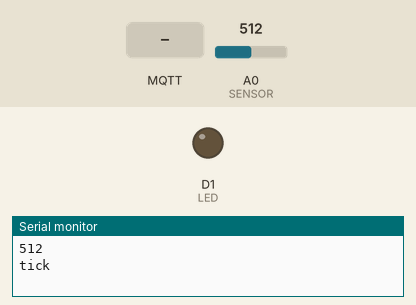
The sketch below on a simulated ESP8266 (NodeMCU). Parts: output pins drawn as LEDs (lit = HIGH), the last lines printed to the serial monitor. The inputs (shaded band) are chosen by the test bench; at power-on: A0 (SENSOR) = 512. WiFi joins after 1.5 s; servers stay silent unless stated; no MQTT or app messages arrive unless stated.

Above: at 2.7 s.
2.8 s: MQTT message "on" arrives on the first subscribed topic
At 5.4 s:
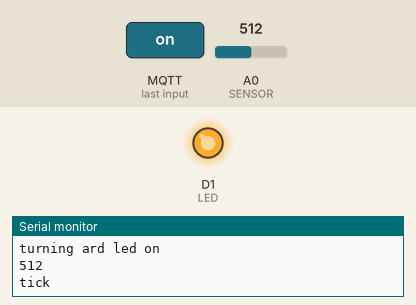
6.0 s: MQTT message "off" arrives on the first subscribed topic
At 8.9 s:
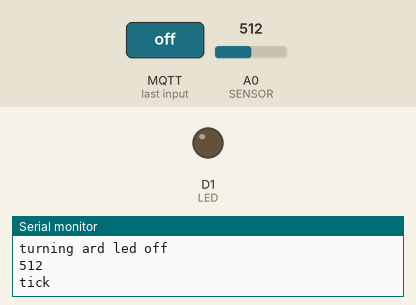
Timing chart, 0 to 10.4 s (numbered marks = the images above; inputs shaded):
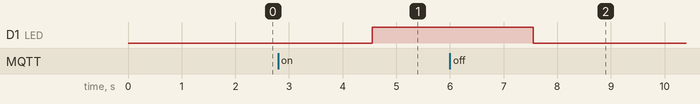

Measured:
- after the input at 2.8 s, D1 (LED): LOW → HIGH after 1.8 s
- after the input at 6.0 s, D1 (LED): HIGH → LOW after 1.6 s

The sketch:

Assignment5.ino
```cpp
//Sean Nishi
//Assignment 5

#include <ESP8266WiFi.h>
#include <PubSubClient.h>
#include <String.h>

//WiFi/MQTT params
#define WLAN_SSID       "Eldritch_Moon"
#define WLAN_PASS       "got_420_logicool_grapes"
#define BROKER_IP       "10.0.0.67"

#define LED D1
#define SENSOR A0

WiFiClient client;
PubSubClient mqttclient(client);

//refresh interval in ms
static const unsigned long REFRESH_INTERVAL = 1000;
static unsigned long lastRefreshTime = 0;
const int LIGHT_THRESHOLD = 500;

int lightstate;
char buffer [6];

//when message is received from broker, do stuff
void callback (char* topic, byte* payload, unsigned int length){
  //set the payload received into a string and null terminate
  payload[length] = '\0'; // add null terminator to byte payload so we can treat it as a string

  if (strcmp(topic, "/device/arduino") == 0){
     if (strcmp((char *)payload, "on") == 0){
        Serial.println("turning ard led on");
        digitalWrite(LED, HIGH);
     } else if (strcmp((char *)payload, "off") == 0){
        Serial.println("turning ard led off");
        digitalWrite(LED, LOW);
     }
  }
}

void setup() {
  Serial.begin(115200);

  //connect to wifi
  WiFi.mode(WIFI_STA);
  WiFi.begin(WLAN_SSID, WLAN_PASS);
  while (WiFi.status() != WL_CONNECTED){
    delay(500);
    Serial.print(".");
  }

  Serial.println("WiFi connected");
  Serial.println("IP address: ");
  Serial.println(WiFi.localIP());

  //create a mqtt server
  mqttclient.setServer(BROKER_IP, 1883);
  mqttclient.setCallback(callback);
  connect();

  pinMode(LED, OUTPUT);
  pinMode(SENSOR, INPUT);
}

void loop() {
  //mqtt server stuff
  if(!mqttclient.connected()){
    connect();
  }
  mqttclient.loop();


  //runs every 1 second
  if(millis() - lastRefreshTime >= REFRESH_INTERVAL){
    lastRefreshTime += REFRESH_INTERVAL;
    lightstate = analogRead(SENSOR);

    //publish light level info to broker/pi
    mqttclient.publish("/light_level", itoa(lightstate, buffer, 10));
    Serial.println(itoa(lightstate, buffer, 10));
  }


  //ticks every loop
  Serial.println("tick");
  delay(3000);
}

//make sure mqtt client is connected to the wifi and the broker
void connect(){
  //make sure we are connected to the wifi
  while (WiFi.status() != WL_CONNECTED){
    Serial.println("Wifi issue");
    delay(3000);
  }

  Serial.print("Connecting to MQTT server... ");

  while(!mqttclient.connected()){
    //we are connected to the broker, subscribe to a topic
    if (mqttclient.connect(WiFi.macAddress().c_str())){
      Serial.println("MQTT server Connected!");
        //subscribe to arduino device
        mqttclient.subscribe("/device/arduino");
    }
    //we havent connected to the broker, wait and try again
    else {
      Serial.print(F("MQTT server connection failed! rc="));
      Serial.print(mqttclient.state());
      Serial.println("try again in 5 seconds");
      delay(20000);
    }
  }
}
```
